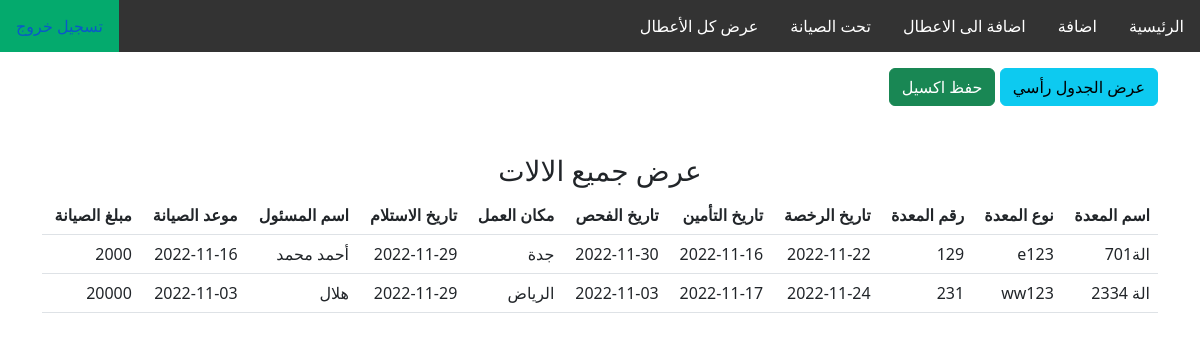
Before: /select_vertical.php with the older database file.
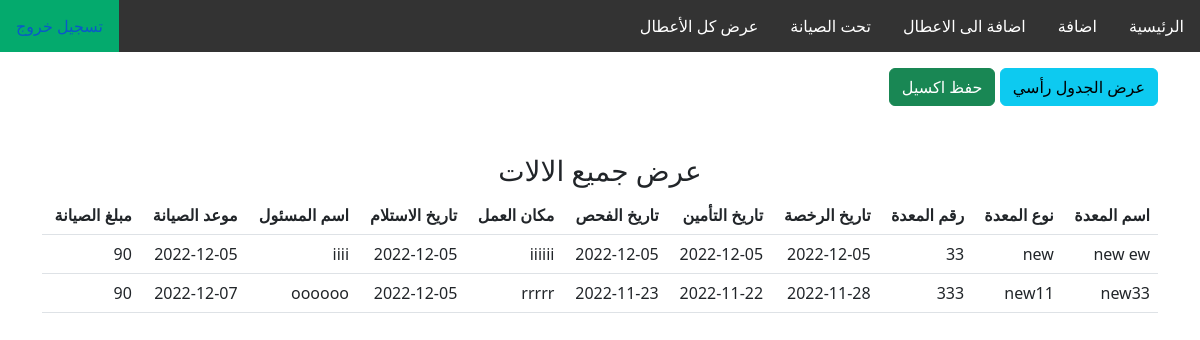
After: the same page with the newer database file.
### tables this page shows
CREATE TABLE IF NOT EXISTS `add_new_machine` (
  `m_img` longblob,
  `m_name` varchar(100) DEFAULT NULL,
  `m_number` int(100) DEFAULT NULL,
  `rokhsa_date` date DEFAULT NULL,
  `tameen_date` date DEFAULT NULL,
  `fahs_date` date DEFAULT NULL,
  `m_work_loc` varchar(100) DEFAULT NULL,
  `rec_date` date DEFAULT NULL,
  `masol_name` varchar(100) DEFAULT NULL,
  `hours` int(100) DEFAULT NULL,
  `m_status` varchar(100) DEFAULT NULL,
  `m_type` varchar(100) DEFAULT NULL,
  `id` int(11) NOT NULL AUTO_INCREMENT,
  `main_date` date DEFAULT NULL,
  `main_pay` float DEFAULT NULL,
  PRIMARY KEY (`id`)
);

### select_vertical.php (the view, shortened to what this page needs)
<?php
include('connect.php');
mysqli_set_charset($con,"utf8");
$sel= mysqli_query($con,"select * from add_new_machine");
?>
<html lang="en" dir="rtl">
<head>
    <link href="https://cdn.jsdelivr.net/npm/bootstrap@5.2.2/dist/css/bootstrap.min.css" rel="stylesheet">
</head>
<body>
<ul>
  <li><a href="home_view.php">الرئيسية</a></li>
  <li><a href="add_frame_main.php">اضافة </a></li>
  <li><a href="maint_new.php">اضافة الى الاعطال</a></li>
  <li><a href="syana.php">  تحت الصيانة</a></li>
  <li><a href="maint_only_table.php">  عرض كل الأعطال</a></li>
  <li style="float:left"><a class="active" href="index.html">تسجيل خروج</a></li>
</ul>
<div class="container">
<a href="select_card.php"><button class="btn btn-info mb-5 mt-3" style="" >عرض الجدول رأسي </button></a>
<button class="btn btn-success mb-5 mt-3" style="" id="downloadExcel">حفظ اكسيل</button>
<h3 class="text-center">عرض جميع الالات </h3>
    <table class="table" id="example-table">
        <tr>
            <th> اسم المعدة</th>
            <th>نوع المعدة </th>
            <th> رقم المعدة</th>
            <th> تاريخ الرخصة</th>
            <th>تاريخ التأمين</th>
            <th>تاريخ الفحص</th>
            <th>مكان العمل</th>
            <th>تاريخ الاستلام</th>
            <th>اسم المسئول</th>
            <th>موعد الصيانة</th>
            <th>مبلغ الصيانة</th>
        </tr>
        <?php
        while($res=mysqli_fetch_array($sel))
        {
        ?>
        <tr>
        <td><?php echo $res['m_name']?></td>
        <td><?php echo $res['m_type']?></td>
        <td><?php echo $res['m_number']?></td>
        <td><?php echo $res['rokhsa_date']?></td>
        <td><?php echo $res['tameen_date']?></td>
        <td><?php echo $res['fahs_date']?></td>
        <td><?php echo $res['m_work_loc']?></td>
        <td><?php echo $res['rec_date']?></td>
        <td><?php echo $res['masol_name']?></td>
        <td><?php echo $res['main_date']?></td>
        <td><?php echo $res['main_pay']?></td>
        </tr>
        <?php
        }
        ?>
    </table>
    </div>

Changed rows visible on the page:
removed add_new_machine: m_name "الة701", m_type "e123", m_number "129", rokhsa_date "2022-11-22", tameen_date "2022-11-16", fahs_date "2022-11-30", m_work_loc "جدة", rec_date "2022-11-29", masol_name "أحمد محمد", main_date "2022-11-16", main_pay "2000"
removed add_new_machine: m_name "الة 2334", m_type "ww123", m_number "231", rokhsa_date "2022-11-24", tameen_date "2022-11-17", fahs_date "2022-11-03", m_work_loc "الرياض", rec_date "2022-11-29", masol_name "هلال", main_date "2022-11-03", main_pay "20000"
added add_new_machine: m_name "new ew", m_type "new", m_number "33", rokhsa_date "2022-12-05", tameen_date "2022-12-05", fahs_date "2022-12-05", m_work_loc "iiiiii", rec_date "2022-12-05", masol_name "iiii", main_date "2022-12-05", main_pay "90"
added add_new_machine: m_name "new33", m_type "new11", m_number "333", rokhsa_date "2022-11-28", tameen_date "2022-11-22", fahs_date "2022-11-23", m_work_loc "rrrrr", rec_date "2022-12-05", masol_name "oooooo", main_date "2022-12-07", main_pay "90"
